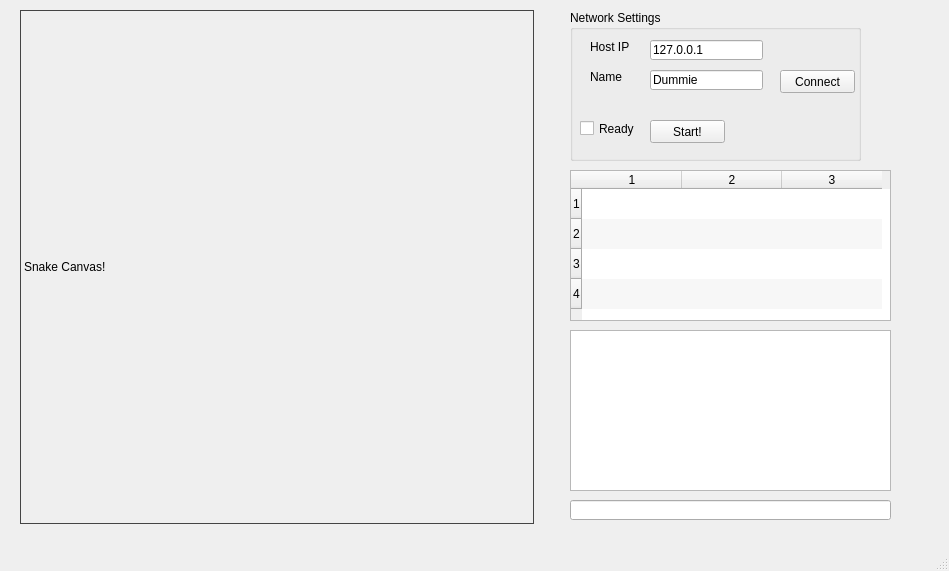
<?xml version="1.0" encoding="UTF-8"?>
<ui version="4.0">
 <class>MainWindow</class>
 <widget class="QMainWindow" name="MainWindow">
  <property name="geometry">
   <rect>
    <x>0</x>
    <y>0</y>
    <width>949</width>
    <height>571</height>
   </rect>
  </property>
  <property name="windowTitle">
   <string>Leets Plee Sneeek</string>
  </property>
  <widget class="QWidget" name="centralwidget">
   <widget class="QGroupBox" name="groupBox">
    <property name="geometry">
     <rect>
      <x>570</x>
      <y>10</y>
      <width>291</width>
      <height>151</height>
     </rect>
    </property>
    <property name="title">
     <string>Network Settings</string>
    </property>
    <widget class="QLabel" name="label">
     <property name="geometry">
      <rect>
       <x>20</x>
       <y>30</y>
       <width>47</width>
       <height>13</height>
      </rect>
     </property>
     <property name="text">
      <string>Host IP</string>
     </property>
    </widget>
    <widget class="QLineEdit" name="lineEditHostIP">
     <property name="geometry">
      <rect>
       <x>80</x>
       <y>30</y>
       <width>113</width>
       <height>20</height>
      </rect>
     </property>
     <property name="text">
      <string>127.0.0.1</string>
     </property>
    </widget>
    <widget class="QPushButton" name="pushButtonConnectToHost">
     <property name="geometry">
      <rect>
       <x>210</x>
       <y>60</y>
       <width>75</width>
       <height>23</height>
      </rect>
     </property>
     <property name="text">
      <string>Connect</string>
     </property>
    </widget>
    <widget class="QCheckBox" name="checkBoxReady">
     <property name="geometry">
      <rect>
       <x>10</x>
       <y>110</y>
       <width>70</width>
       <height>17</height>
      </rect>
     </property>
     <property name="text">
      <string>Ready</string>
     </property>
    </widget>
    <widget class="QPushButton" name="pushButtonRequestStart">
     <property name="geometry">
      <rect>
       <x>80</x>
       <y>110</y>
       <width>75</width>
       <height>23</height>
      </rect>
     </property>
     <property name="text">
      <string>Start!</string>
     </property>
    </widget>
    <widget class="QLabel" name="label_2">
     <property name="geometry">
      <rect>
       <x>20</x>
       <y>60</y>
       <width>47</width>
       <height>13</height>
      </rect>
     </property>
     <property name="text">
      <string>Name</string>
     </property>
    </widget>
    <widget class="QLineEdit" name="lineEditName">
     <property name="geometry">
      <rect>
       <x>80</x>
       <y>60</y>
       <width>113</width>
       <height>20</height>
      </rect>
     </property>
     <property name="text">
      <string>Dummie</string>
     </property>
    </widget>
   </widget>
   <widget class="QTableWidget" name="tableWidget_Dashboard">
    <property name="enabled">
     <bool>true</bool>
    </property>
    <property name="geometry">
     <rect>
      <x>570</x>
      <y>170</y>
      <width>321</width>
      <height>151</height>
     </rect>
    </property>
    <property name="alternatingRowColors">
     <bool>true</bool>
    </property>
    <property name="showGrid">
     <bool>false</bool>
    </property>
    <property name="rowCount">
     <number>4</number>
    </property>
    <property name="columnCount">
     <number>3</number>
    </property>
    <row/>
    <row/>
    <row/>
    <row/>
    <column/>
    <column/>
    <column/>
   </widget>
   <widget class="QLabel" name="label_DisplayImage">
    <property name="geometry">
     <rect>
      <x>20</x>
      <y>10</y>
      <width>514</width>
      <height>514</height>
     </rect>
    </property>
    <property name="styleSheet">
     <string notr="true">border: 1px solid #444;</string>
    </property>
    <property name="text">
     <string>Snake Canvas!</string>
    </property>
   </widget>
   <widget class="QTextBrowser" name="textBrowserChat">
    <property name="geometry">
     <rect>
      <x>570</x>
      <y>330</y>
      <width>321</width>
      <height>161</height>
     </rect>
    </property>
   </widget>
   <widget class="QLineEdit" name="lineEditChatline">
    <property name="geometry">
     <rect>
      <x>570</x>
      <y>500</y>
      <width>321</width>
      <height>20</height>
     </rect>
    </property>
   </widget>
  </widget>
  <widget class="QStatusBar" name="statusbar"/>
 </widget>
 <resources/>
 <connections/>
</ui>
